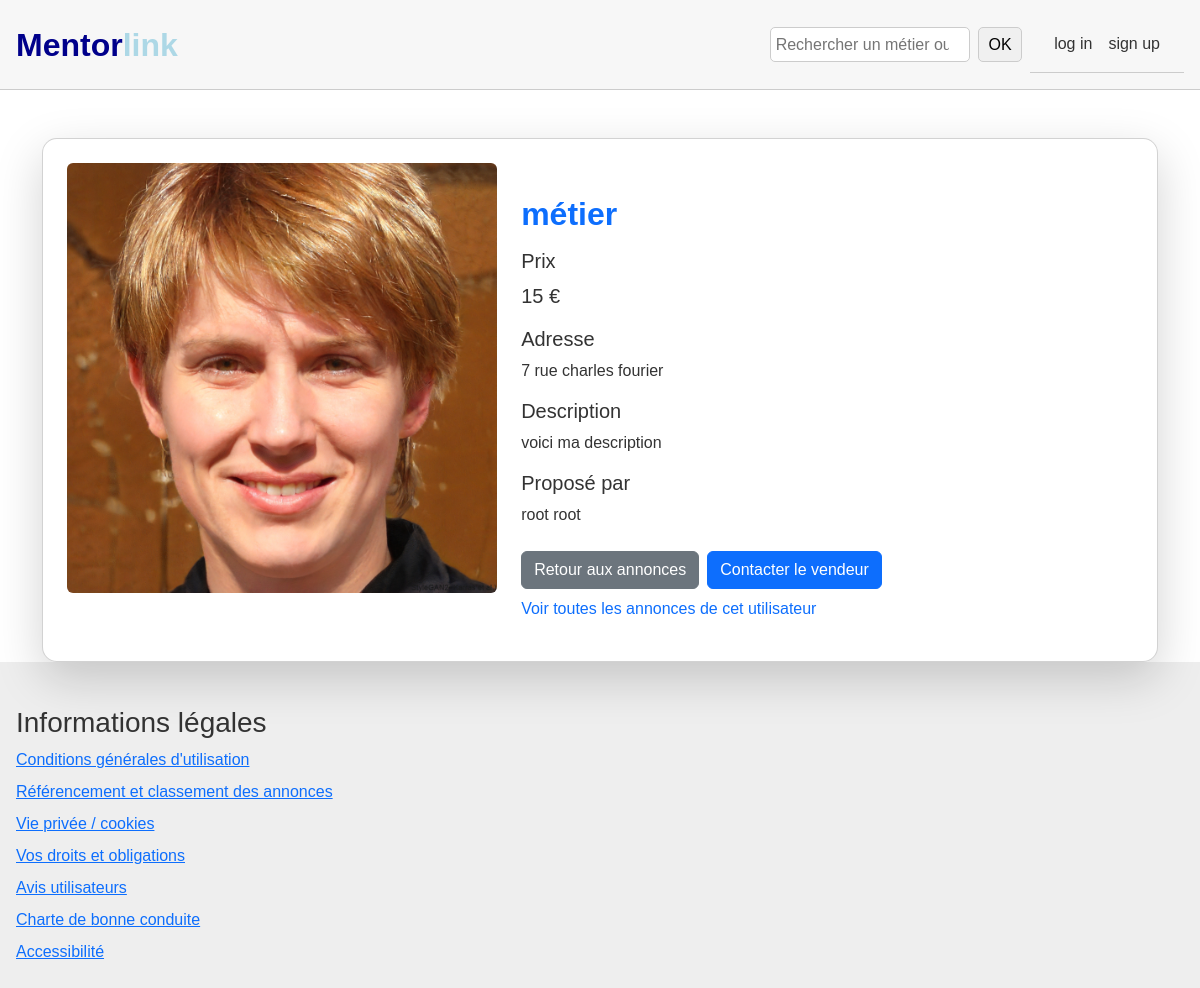
/annonce/2/, run on an earlier commit of the app's database.
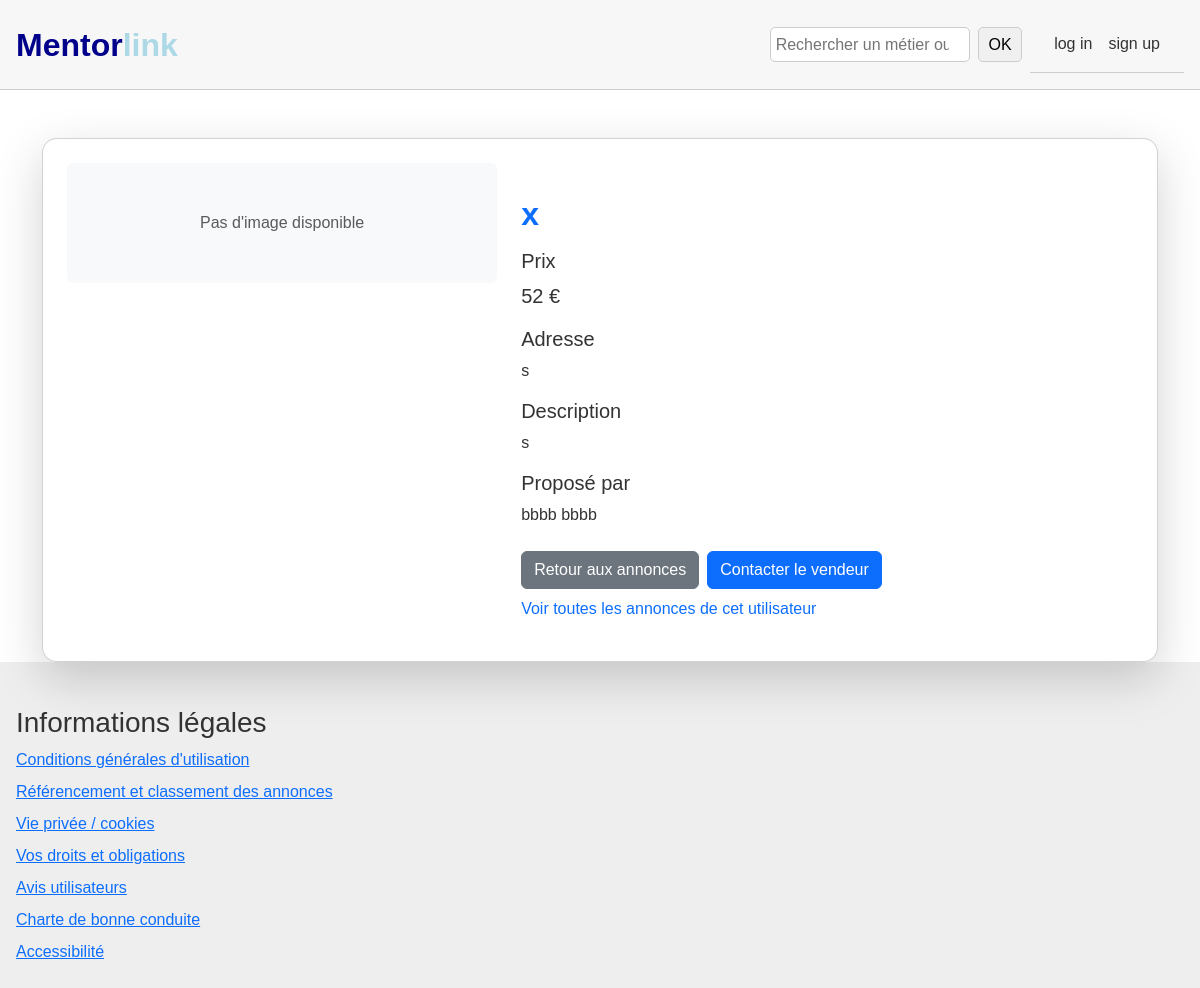
And on a later commit of the database.
### app_mentorlink/models.py (models this page shows, shortened)
class Annonce(models.Model):
    id = models.IntegerField(primary_key=True)
    prix = models.IntegerField()
    image = models.ImageField(upload_to='annonces/', null=True, blank=True)
    metier = models.CharField(max_length=1000)
    adresse = models.TextField()
    description = models.TextField(max_length=100000, null=True, blank=True)
    id_personnes = models.ForeignKey('Utilisateur', on_delete=models.CASCADE, null=True, blank=True)

class Utilisateur(AbstractUser):
    GENRE_CHOICES = [
        ('Homme', 'Homme'),
        ('Femme', 'Femme'),
        ('Autre', 'Autre'),
    ]
    date_naissance = models.DateField(
        blank=True,
        null=True,
        validators=[validate_birthdate]
    )
    civilite = models.CharField(max_length=10, choices=GENRE_CHOICES, null=True, blank=True)
    adresse = models.TextField()
    REQUIRED_FIELDS = ['first_name', 'last_name', 'email', 'date_naissance', 'civilite', 'adresse']
    groups = models.ManyToManyField(
        'auth.Group',
        verbose_name='groups',
        blank=True,
        related_name="utilisateur_groups",
        related_query_name="utilisateur",
    )
    user_permissions = models.ManyToManyField(
        'auth.Permission',
        verbose_name='user permissions',
        blank=True,
        related_name="utilisateur_permissions",
        related_query_name="utilisateur",
    )

### app_mentorlink/views.py (the view)
# urls.py: path('annonce/<int:annonce_id>/', views.annonce_detail, name='annonce_detail'),
def annonce_detail(request, annonce_id):
    try:
        annonce = Annonce.objects.get(id=annonce_id)
    except Annonce.DoesNotExist:
        return render(request, 'erreur.html', {'message': "Cette annonce n'existe pas."})
    context = {
        'annonce': annonce,
    }
    return render(request, 'annonce_detail.html', context)

### app_mentorlink/templates/annonce_detail.html (shortened to what this page needs)
{% extends "base.html" %}
{% block content %}
<div class="container mt-5">
    <div class="card shadow-lg p-4">
        <div class="row">
            <div class="col-md-5">
                {% if annonce.image %}
                    <img src="{{ annonce.image.url }}" class="img-fluid rounded" alt="{{ annonce.metier }}">
                {% else %}
                    <div class="bg-light text-center py-5 rounded">
                        <span class="text-muted">Pas d'image disponible</span>
                    </div>
                {% endif %}
            </div>
            <div class="col-md-7">
                <h2 class="mb-3 text-primary">{{ annonce.metier }}</h2>
                <div class="mb-3">
                    <h5>Prix</h5>
                    <p class="lead">{{ annonce.prix }} €</p>
                </div>
                <div class="mb-3">
                    <h5>Adresse</h5>
                    <p>{{ annonce.adresse }}</p>
                </div>
                <div class="mb-3">
                    <h5>Description</h5>
                    <p>{{ annonce.description }}</p>
                </div>
                <div class="mb-3">
                    <h5>Proposé par</h5>
                    <p>
                        {{ annonce.id_personnes.first_name }} {{ annonce.id_personnes.last_name }}
                    </p>
                </div>
                <div class="mt-4">
                    {% if request.user.id == annonce.id_personnes.id %}
                    <div class="d-flex flex-wrap gap-2 mb-3">
                        <a href="{% url 'modifier_annonce' annonce.id %}" class="btn btn-outline-primary">Modifier l'annonce</a>
                        <a href="{% url 'supprimer_annonce' annonce.id %}" class="btn btn-danger">Supprimer l'annonce</a>
                        <a href="{% url 'mes_annonces' %}" class="text-decoration-none">
                            Voir toutes mes annonces
                        </a>
                    </div>
                    {% else %}
                    <div class="d-flex flex-wrap gap-2 mb-3">
                        <a href="{% url 'home' %}" class="btn btn-secondary">Retour aux annonces</a>
                        <button hx-get="{% url 'start_private_chat' annonce.id %}"
                                hx-target="this"
                                hx-swap="outerHTML"
                                class="btn btn-primary">
                            Contacter le vendeur
                        </button>
                        <a href="{% url 'annonces_utilisateur' annonce.id_personnes.id %}" class="text-decoration-none">
                            Voir toutes les annonces de cet utilisateur
                        </a>
                    </div>
                    {% endif %}
                </div>
            </div>
        </div>
    </div>
</div>
{% endblock %}

What changed in the data, as far as the page shows it:
changed Annonce: image "annonces/download_12.jpg" → empty (drawn); metier "métier" → "x"; prix "15" → "52"; adresse "7 rue charles fourier" → "s"; description "voici ma description" → "s"; id_personnes.first_name "root" → "bbbb"; id_personnes.last_name "root" → "bbbb"; image: picture removed
Also different on the page:
text now shown: "Pas d'image disponible"
